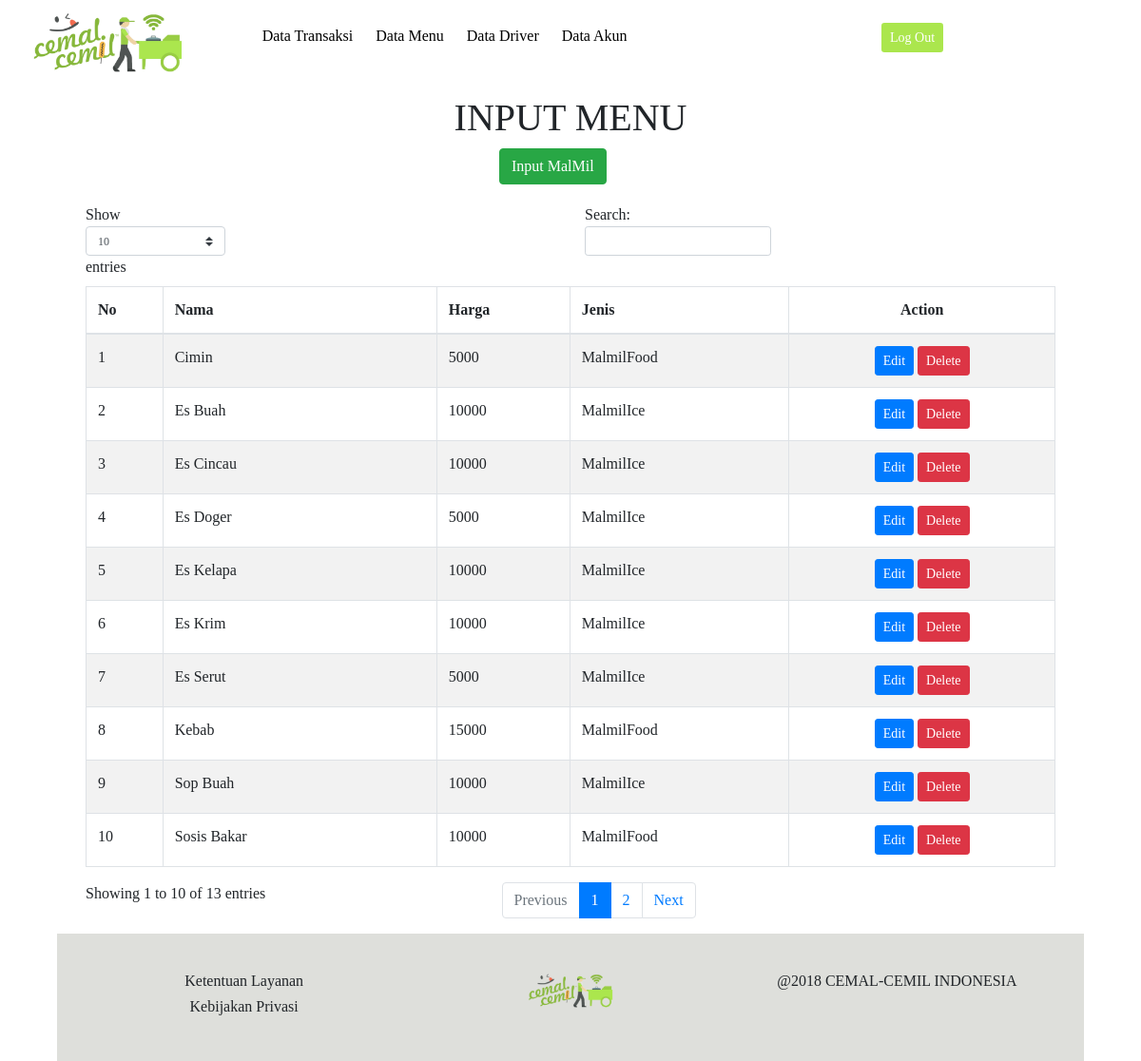
Page /index.php/inputMenuC/index on the committed database.
### tables this page shows
CREATE TABLE `malmil` (
  `namaFood` varchar(20) NOT NULL,
  `harga` double NOT NULL,
  `jenis` varchar(50) NOT NULL
);

### application/controllers/inputMenuC.php (called while the page is built, shortened)
<?php
class inputMenuC extends CI_Controller {
	function __construct(){
		$this->load->helper('url');
		$this->load->helper('form');
		$this->load->library('session');
		$this->load->model('inputMenu_m');
    }
	function index(){
		$data = array(
            'title' => 'Data Makanan',
            'cemalcemilFood' => $this->inputMenu_m->get_data()
        );
        $this->load->view('inputMenu',$data);
	}
}

### index.php (called while the page is built, shortened)
<?php
require_once BASEPATH.'core/CodeIgniter.php';

### application/models/inputMenu_m.php (called while the page is built, shortened)
<?php
class inputMenu_m extends CI_Model
{
	public function get_data()
	{
		$query = $this->db->get('malmil');
		return $query->result();
	}
}

### application/views/inputMenu.php (the view, shortened to what this page needs)
<!DOCTYPE html>
<html>
<head>
	<link rel="stylesheet" href="https://maxcdn.bootstrapcdn.com/bootstrap/4.0.0/css/bootstrap.min.css">
</head>
<body>
	  <nav class="navbar fixed-top bg-white">
        <div class="container-fluid">
            <div class="row">
                <div class="col-6 col-lg-2" id="nav_logo">
                    <img src="<?php echo base_url(); ?>assets/monica/gambar/logo/logo_pth.jpg" style="width: 100%;">
                </div>
                <div class="col-6 col-lg-7" id="nav_list">
                    <ul>
                        <li><a href="<?php echo site_url('datatransaksi') ?>"> Data Transaksi </a></li>
						<li><a href="<?php echo site_url('inputMenuC') ?>"> Data Menu </a></li>
						<li><a href="<?php echo site_url('datadriver') ?>"> Data Driver </a></li>
                        <li><a href="<?php echo site_url('dataakun') ?>"> Data Akun </a></li>
                    </ul>
                </div>
                <div class="col-6 col-lg-3" id="nav_button">
                        <button type="button" onclick="location.href='<?php echo site_url('login/logout');?>'" class="btn btn-sm" id="logout">Log Out</button>
                </div>
            </div>
        </div>
    </nav>
	<div class="container" id="menu">
		<h1 style="margin-top: 100px; text-align: center;"> INPUT MENU</h1>
		<button style="margin-left: 480px;" type="button" class="btn btn-success" data-toggle="modal" data-target="#tambahMalmilFood">Input MalMil</button>
		<div class="col-md-12">
	</div>
	<div class="container" style="margin-top: 20px">
    <div class="col-md-12">
        <table id="table_id" class="table table-striped table-bordered" cellspacing="0" width="100%">
            <thead>
                <tr>
                    <th> No</th>
                    <th> Nama</th>
                    <th> Harga</th>
                    <th> Jenis</th>
                    <th> <center>Action</center></th>
                </tr>
            </thead>
            <tbody>
                <?php
                $no=1;
                foreach ($cemalcemilFood as $food) {
                ?>
                <tr>
                    <td><?php echo $no++;?></td>
                    <td><?php echo $food->namaFood;?></td>
                    <td><?php echo $food->harga; ?></td>
                    <td><?php echo $food->jenis; ?></td>
                    <td style="text-align: center;">
                         <button class="btn btn-sm btn-primary" data-toggle="modal" data-target="#edit<?php echo $food->namaFood;  ?>">Edit</button>
                        <button class="btn btn-sm btn-danger" data-toggle="modal" data-target="#hapus<?php echo $food->namaFood; ?>">Delete</button>
                    </td>
                </tr>
                <?php } ?>
            </tbody>
        </table>
    </div>
</div>
</body>
</html>

### rows in the picture
malmil: namaFood "Cimin", harga "5000", jenis "MalmilFood"
malmil: namaFood "Es Buah", harga "10000", jenis "MalmilIce"
malmil: namaFood "Es Cincau", harga "10000", jenis "MalmilIce"
malmil: namaFood "Es Doger", harga "5000", jenis "MalmilIce"
malmil: namaFood "Es Kelapa", harga "10000", jenis "MalmilIce"
malmil: namaFood "Es Krim", harga "10000", jenis "MalmilIce"
malmil: namaFood "Es Serut", harga "5000", jenis "MalmilIce"
malmil: namaFood "Kebab", harga "15000", jenis "MalmilFood"
malmil: namaFood "Sop Buah", harga "10000", jenis "MalmilIce"
malmil: namaFood "Sosis Bakar", harga "10000", jenis "MalmilFood"
